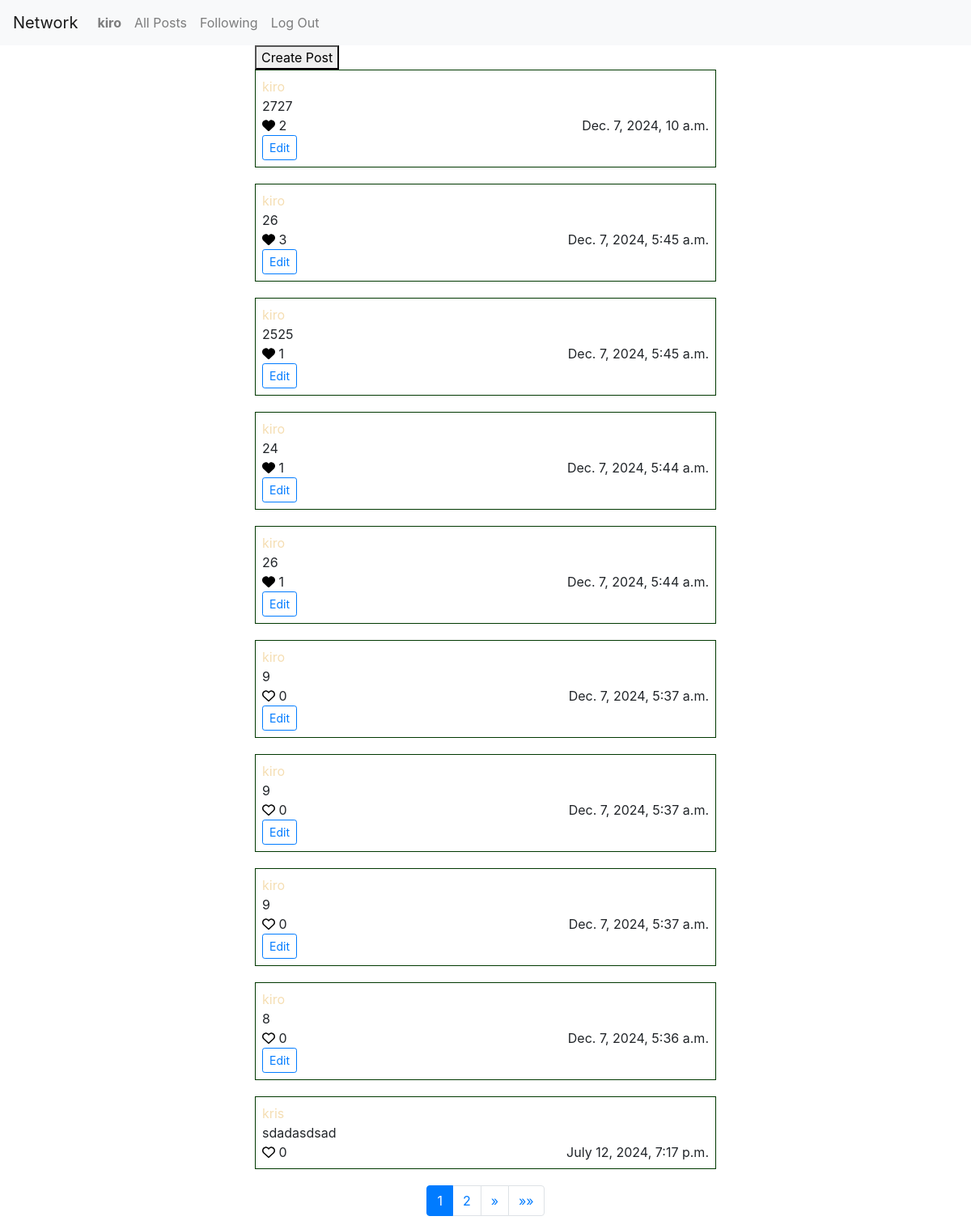
Before: / (signed in) with the older database file.
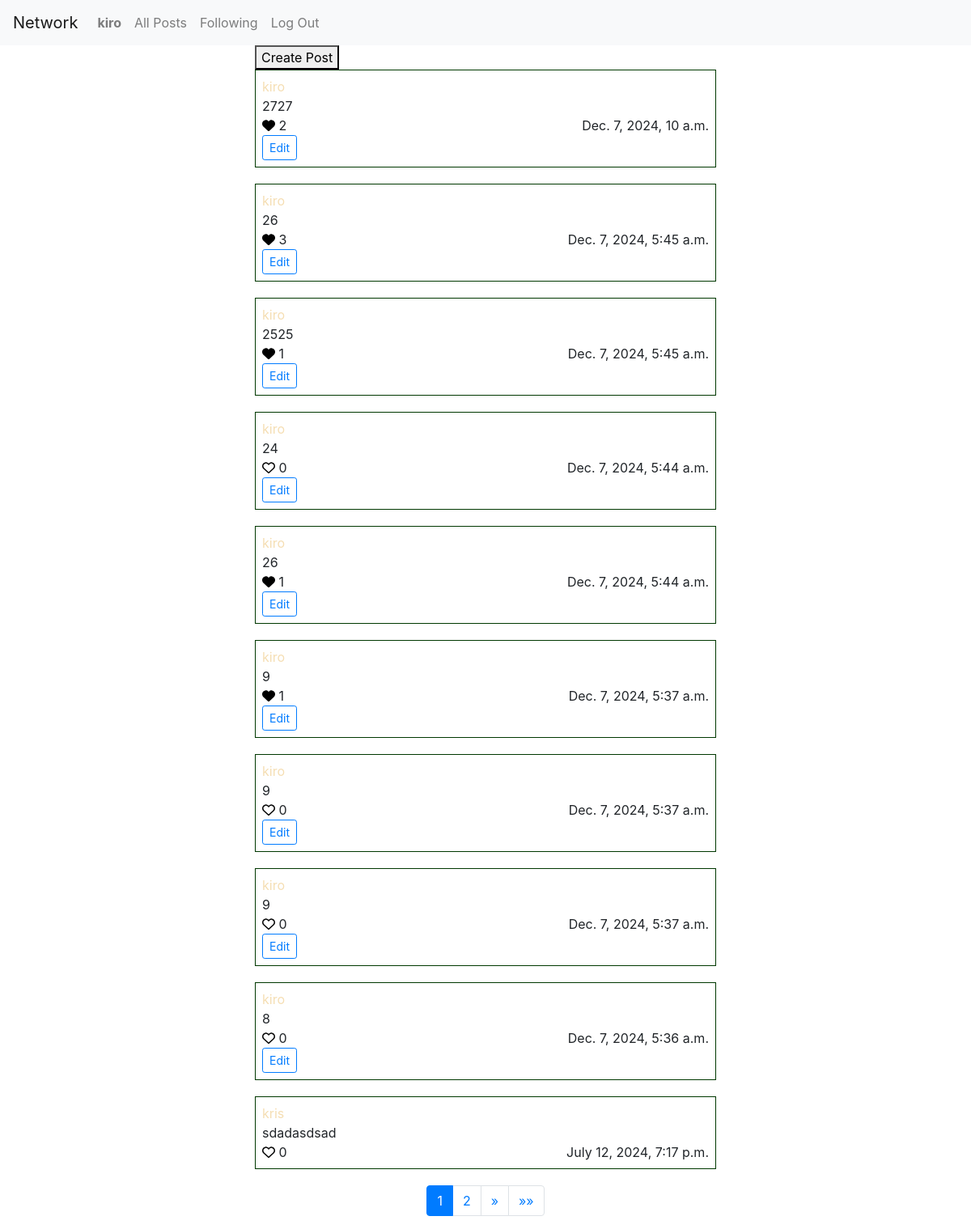
After: the same page with the newer database file.
### network/models.py (models this page shows)
class Post(models.Model):
    user = models.ForeignKey(User, on_delete=models.CASCADE, related_name="posts")
    body = models.TextField(max_length=1024)
    created_at = models.DateTimeField(auto_now_add=True)
    likes = models.IntegerField(default=0)

class User(AbstractUser):
    pass

### network/views.py (the view)
# urls.py: path("", views.index, name="index"),
def index(request):
    posts = Post.objects.all().order_by("-created_at")
    paginator = Paginator(posts, 10)
    page_number = request.GET.get('page')
    page_obj = paginator.get_page(page_number)
    liked_posts = Like.objects.filter(user=request.user).values_list('post', flat=True)
    return render(request, "network/index.html", {
        "page_obj": page_obj,
        "liked_posts": liked_posts
    })

### network/templates/network/index.html (shortened to what this page needs)
{% extends "network/layout.html" %} {% load static %} {% block body %}
<div class="container">
  <button id="open-create-form">Create Post</button>
  {% for post in page_obj %}
  <div class="post" data-post-id="{{ post.id }}" data-post-likes="{{ post.likes }}">
    <a href="{% url 'profile' post.user.id %}">
      <p>{{ post.user }}</p>
    </a>
    <p class="post-body post-body-{{ post.id }}">{{ post.body }}</p>
    <div class="d-flex justify-content-between">
      <div>
        {% if post.id in liked_posts %}
        <button class="unlike-post unlike-post-{{ post.id }}" data-post-id="{{ post.id }}">
        </button>
        {% else %}
        <button class="like-post like-post-{{ post.id }}" data-post-id="{{ post.id }}">
        </button>
        {% endif %}
        <span class="post-likes">{{ post.likes }}</span>
      </div>
      <span>{{ post.created_at }}</span>
    </div>
    {% if post.user == request.user %}
    <button class="btn btn-sm btn-outline-primary edit-post">Edit</button>
    {% endif %}
  </div>
  {% endfor %}
  <nav aria-label="Page navigation">
    <ul class="pagination justify-content-center">
      {% for num in page_obj.paginator.page_range %}
        {% if page_obj.number == num %}
          <li class="page-item active"><span class="page-link">{{ num }}</span></li>
        {% elif num > page_obj.number|add:'-3' and num < page_obj.number|add:'3' %}
          <li class="page-item">
            <a class="page-link" href="?page={{ num }}">{{ num }}</a>
          </li>
        {% endif %}
      {% endfor %}
      {% if page_obj.has_next %}
        <li class="page-item">
          <a
            class="page-link"
            href="?page={{ page_obj.next_page_number }}"
            aria-label="Next"
          >
            <span aria-hidden="true">&raquo;</span>
          </a>
        </li>
        <li class="page-item">
          <a
            class="page-link"
            href="?page={{ page_obj.paginator.num_pages }}"
            aria-label="Last"
          >
            <span aria-hidden="true">&raquo;&raquo;</span>
          </a>
        </li>
      {% endif %}
    </ul>
  </nav>
</div>
{% endblock %}

Changed rows visible on the page:
changed Post (number 4 of 10 on the later page): likes "1" → "0"
changed Post (number 6 of 10 on the later page): likes "0" → "1"
